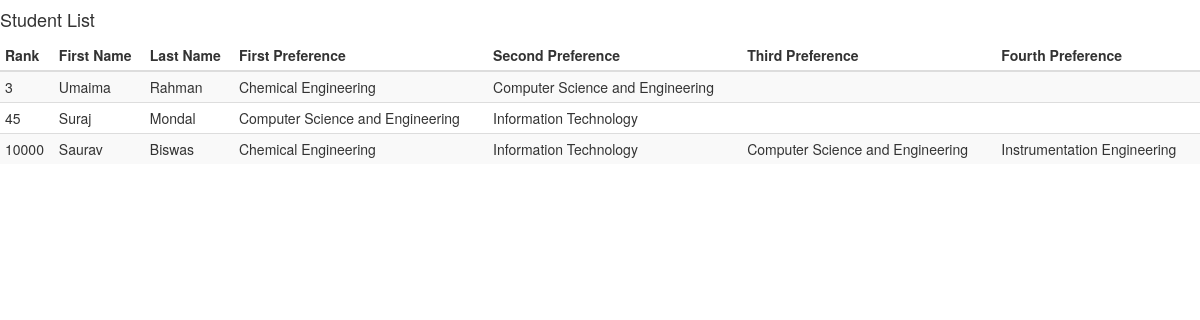
The app's page /list, older data.
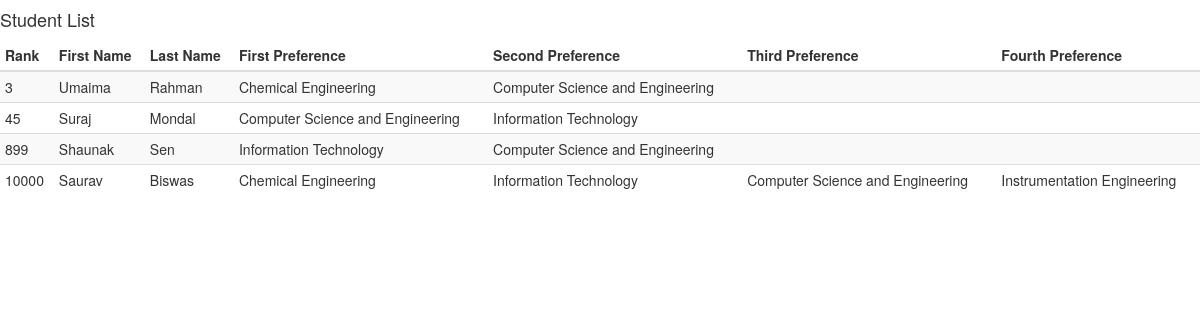
The same page, newer data.
### Studemt/models.py (models this page shows, shortened)
class Student(models.Model):
    student = models.OneToOneField(User, on_delete=models.CASCADE)
    category_choice = (('sc', 'S.C'), ('gen', 'General'), ('st', 'S.T'), ('obc-a', 'O.B.C-A'), ('obc-b', 'O.B.C-B'),)
    guardian_name = models.CharField(max_length=255)
    dob = models.DateField()
    address = models.TextField()
    category = models.CharField(max_length=255, choices=category_choice)
    domcile_wb = models.BooleanField()
    contact_number = models.IntegerField()
    email = models.EmailField(max_length=255)
    rank = models.IntegerField()
    year_of_passing = models.IntegerField()

class Hello(models.Model):
    serial = models.IntegerField()
    student = models.OneToOneField(User, on_delete=models.CASCADE)
    first_pref = models.ForeignKey(Subject, related_name='first',null=True)
    second_pref = models.ForeignKey(Subject, related_name='second', null=True, blank=True)
    third_pref = models.ForeignKey(Subject, related_name='third', null=True, blank=True)
    fourth_pref = models.ForeignKey(Subject, related_name='fourth', null=True, blank=True)
    date_time = models.DateTimeField()

class Subject(models.Model):
    stream = models.CharField(max_length=255)
    availability = models.IntegerField()

### Studemt/views.py (the view)
# urls.py: url(r'^list$', views.student_list, name='student_list'),
def student_list(request):
    if request.method == 'GET':
        students = Student.objects.order_by('rank')
        hello_set = Hello.objects.all()
        return render(request, 'Studemt/student_list.html', {'students': students, 'hello_set': hello_set})

### Studemt/templates/Studemt/student_list.html
{% extends 'Studemt/base.html' %}
{% block body %}
    <h4>Student List</h4>
    <table class="table table-responsive table-striped table-condensed table-hover">
        <thead class="thead-inverse">
            <tr>
            <th>Rank</th>
            <th>First Name</th>
            <th>Last Name</th>
            <th>First Preference</th>
            <th>Second Preference</th>
            <th>Third Preference</th>
            <th>Fourth Preference</th>
        </tr>
        </thead>
        <tbody>
            {% for student in students %}
                <tr onclick="location.href='{% url 'student:application' %}'">
                    <td>{{ student.rank }}</td>
                    <td>{{ student.student.first_name }}</td>
                    <td>{{ student.student.last_name }}</td>
                    <td>{{ student.student.hello.first_pref.stream }}</td>
                    <td>{{ student.student.hello.second_pref.stream }}</td>
                    <td>{{ student.student.hello.third_pref.stream }}</td>
                    <td>{{ student.student.hello.fourth_pref.stream }}</td>
                </tr>
            {% endfor %}
        </tbody>
    </table>
{% endblock %}

Row changes from the older to the newer data that the page shows:
added Student: rank "899", student.first_name "Shaunak", student.last_name "Sen", student.hello.first_pref.stream "Information Technology", student.hello.second_pref.stream "Computer Science and Engineering"
